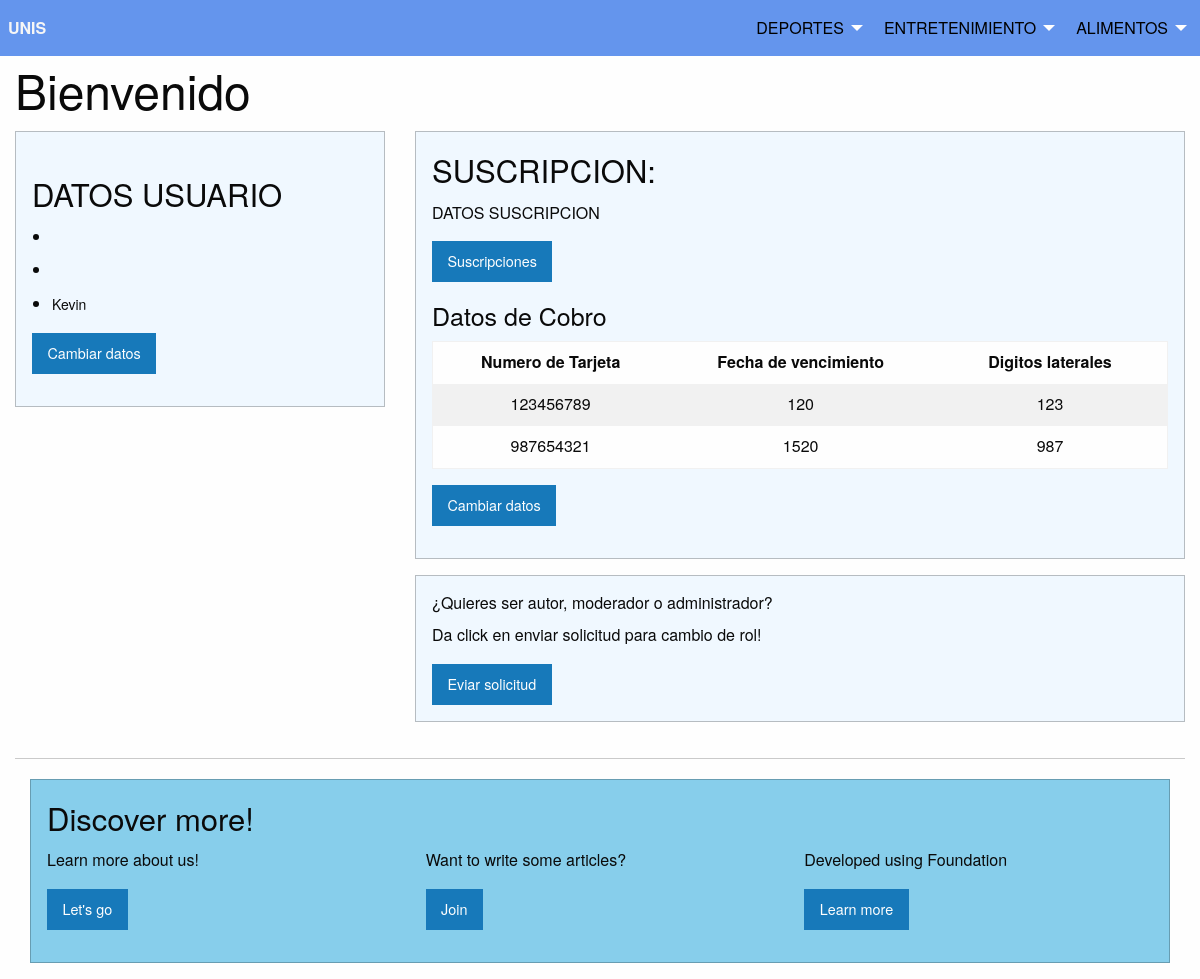
The app's page /revista/loggeado.php (signed in) with its own data.
### tables this page shows
CREATE TABLE `cobro` (
  `id` int(11) NOT NULL,
  `id_users` int(11) NOT NULL,
  `id_sus` int(11) NOT NULL,
  `tarjeta` int(11) NOT NULL,
  `vencimiento` int(11) NOT NULL,
  `atras` int(11) NOT NULL,
  `iniciosusc` datetime NOT NULL DEFAULT current_timestamp()
);

### revista/loggeado.php (the view, shortened to what this page needs)
<?php include('conexion.php'); ?>
<!DOCTYPE html>
<html lang="en" dir="ltr">
  <head>
    <link rel="stylesheet" href="css/foundation.css">
    <link rel="stylesheet" href="css/app.css">
  </head>
<header>
  <?php require_once('includes/navbar.php') ?>
</header>
  <body>
    <div class="grid-container">
    <div class="grid-x grid-padding-x">
      <div class="large-12 cell">
        <?php if (isset($_SESSION['users'])) { ?>
          <div class="logged_in_info">
          <h1><span>Bienvenido <?php echo $_SESSION['users']['nombre'] ?></span></h1>
          </div>
        <?php }else{ ?>
          <h1>Bienvenido</h1>
          <?php } ?>
      </div>
      <div class="large-4 cell">
        <div class="callout">
          <h3>DATOS USUARIO</h3>
          <form class="" action="index.html" method="post">
          <ul>
            <li>
            </li>
            <li>
            </li>
            <li>
              <label for="nombre"><?php echo $_SESSION['users']['username'] ?></label>
            </li>
          </ul>
          <a href="updatedata.php?id=<?php echo $_SESSION['users']['id'] ?>" class="button">Cambiar datos</a>
        </form>
      </div>
    </div>
    <div class="large-8 cell">
      <div class="callout">
        <h3>SUSCRIPCION:</h3>
        <p>DATOS SUSCRIPCION</p>
        <a href="suscripcion.php?id=<?php echo $_SESSION['users']['id'] ?>" class="button">Suscripciones</a>
        <h4>Datos de Cobro</h4>
       <div class="large-12">
       <table align="center" cellpadding="1" cellspacing="1">
           <tr>
            <td width="100" align="center"><strong>Numero de Tarjeta</strong></td>
            <td width="100" align="center"><strong>Fecha de vencimiento</strong></td>
            <td width="100" align="center"><strong>Digitos laterales</strong></td>
       </tr>
    <?php
    $id = $_SESSION['users']['id'];
    $sql = "SELECT tarjeta, vencimiento, atras FROM cobro WHERE id_users = '$id'";
       $result = mysqli_query($conexion, $sql);
       if (mysqli_num_rows($result) > 0){
       while($row = mysqli_fetch_assoc($result))
       {
           ?>
           <tr>
               <td class="estilo-tabla" align="center"><?=$row['tarjeta']?></td>
               <td class="estilo-tabla" align="center"><?=$row['vencimiento']?></td>
               <td class="estilo-tabla" align="center"><?=$row['atras']?></td>
           </tr>
           <?php
       }
      } else
      {
        echo "0 resultados";
      }
    ?>
    </table>
        <a href="updatecobro.php?id=<?php echo $_SESSION['users']['id'] ?>" class="button">Cambiar datos</a>
      </div>
    </div>
    <div class="large-12 cell">
      <div class="callout">
      <h6>¿Quieres ser autor, moderador o administrador?</h6>
      <p>Da click en enviar solicitud para cambio de rol!</p>
      <button type="submit" name="button" class="button">Eviar solicitud</button>
      </div>
    </div>
    </div>
  </div>
  </body>
  <footer>
  	<?php require_once('includes/footer.php') ?>
  </footer>
</html>

### records on screen
cobro: tarjeta "123456789", vencimiento "120", atras "123"
cobro: tarjeta "987654321", vencimiento "1520", atras "987"

### other values on screen
$_SESSION['users']['username'] "Kevin"
